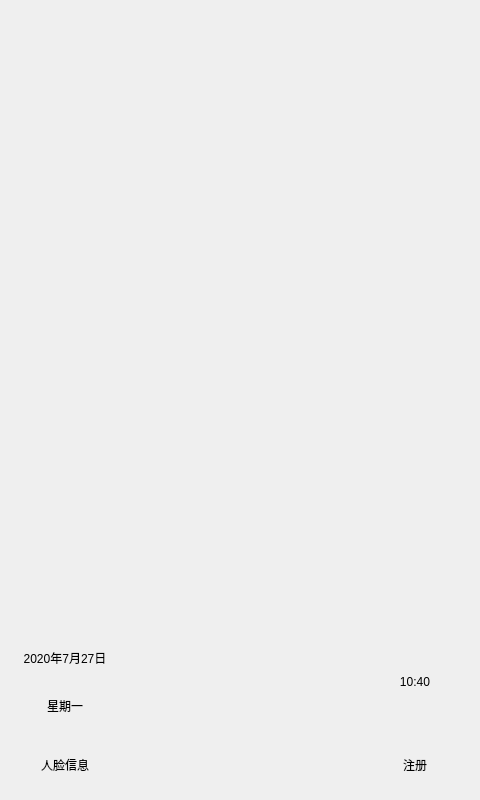
<?xml version="1.0" encoding="UTF-8"?>
<ui version="4.0">
 <class>Widget</class>
 <widget class="QWidget" name="Widget">
  <property name="geometry">
   <rect>
    <x>0</x>
    <y>0</y>
    <width>480</width>
    <height>800</height>
   </rect>
  </property>
  <property name="windowTitle">
   <string>Widget</string>
  </property>
  <property name="styleSheet">
   <string notr="true">QWidget{
	border: 0px;	
	outline: none;
}</string>
  </property>
  <layout class="QVBoxLayout" name="verticalLayout">
   <property name="spacing">
    <number>0</number>
   </property>
   <property name="leftMargin">
    <number>0</number>
   </property>
   <property name="topMargin">
    <number>0</number>
   </property>
   <property name="rightMargin">
    <number>0</number>
   </property>
   <property name="bottomMargin">
    <number>0</number>
   </property>
   <item>
    <widget class="QFrame" name="frameMain">
     <property name="frameShape">
      <enum>QFrame::StyledPanel</enum>
     </property>
     <property name="frameShadow">
      <enum>QFrame::Raised</enum>
     </property>
    </widget>
   </item>
   <item>
    <widget class="QFrame" name="frameBottom">
     <property name="maximumSize">
      <size>
       <width>16777215</width>
       <height>214</height>
      </size>
     </property>
     <property name="styleSheet">
      <string notr="true">#frameBottom{
	border-image: url(:/image/img_bottombar_bg.png);
}</string>
     </property>
     <property name="frameShape">
      <enum>QFrame::StyledPanel</enum>
     </property>
     <property name="frameShadow">
      <enum>QFrame::Raised</enum>
     </property>
     <layout class="QVBoxLayout" name="verticalLayout_2">
      <property name="spacing">
       <number>0</number>
      </property>
      <property name="leftMargin">
       <number>0</number>
      </property>
      <property name="topMargin">
       <number>0</number>
      </property>
      <property name="rightMargin">
       <number>0</number>
      </property>
      <property name="bottomMargin">
       <number>0</number>
      </property>
      <item>
       <layout class="QGridLayout" name="gridLayout" rowstretch="1,1,1,2" columnstretch="189,302,189">
        <property name="sizeConstraint">
         <enum>QLayout::SetFixedSize</enum>
        </property>
        <property name="leftMargin">
         <number>10</number>
        </property>
        <property name="rightMargin">
         <number>10</number>
        </property>
        <property name="spacing">
         <number>0</number>
        </property>
        <item row="2" column="0">
         <widget class="QLabel" name="mpWeekLab">
          <property name="text">
           <string>星期一</string>
          </property>
          <property name="alignment">
           <set>Qt::AlignCenter</set>
          </property>
         </widget>
        </item>
        <item row="1" column="0">
         <widget class="QLabel" name="mpDateLab">
          <property name="text">
           <string>2020年7月27日</string>
          </property>
          <property name="alignment">
           <set>Qt::AlignCenter</set>
          </property>
         </widget>
        </item>
        <item row="0" column="1" rowspan="4">
         <widget class="QPushButton" name="mpStandbyBtn">
          <property name="minimumSize">
           <size>
            <width>240</width>
            <height>240</height>
           </size>
          </property>
          <property name="font">
           <font>
            <pointsize>16</pointsize>
           </font>
          </property>
          <property name="styleSheet">
           <string notr="true">/*
QPushButton{
	color: rgb(204, 204, 204);
	border-image: url(:/image/icon_welcom_btn.png);
/*	outline: none;
}

QPushButton:hover, QPushButton:pressed{
	color: rgb(204, 204, 204);
	border-image: url(:/image/icon_welcom_btn.png);
/*	outline: none;
}
*/</string>
          </property>
          <property name="text">
           <string/>
          </property>
         </widget>
        </item>
        <item row="1" column="2" rowspan="2">
         <widget class="QLabel" name="mpTimeLab">
          <property name="text">
           <string>10:40</string>
          </property>
          <property name="alignment">
           <set>Qt::AlignCenter</set>
          </property>
         </widget>
        </item>
        <item row="3" column="2">
         <widget class="QPushButton" name="pb_register">
          <property name="sizePolicy">
           <sizepolicy hsizetype="Minimum" vsizetype="Preferred">
            <horstretch>0</horstretch>
            <verstretch>0</verstretch>
           </sizepolicy>
          </property>
          <property name="text">
           <string>注册</string>
          </property>
         </widget>
        </item>
        <item row="3" column="0">
         <widget class="QPushButton" name="pushButton">
          <property name="sizePolicy">
           <sizepolicy hsizetype="Preferred" vsizetype="Preferred">
            <horstretch>0</horstretch>
            <verstretch>0</verstretch>
           </sizepolicy>
          </property>
          <property name="text">
           <string>人脸信息</string>
          </property>
         </widget>
        </item>
       </layout>
      </item>
     </layout>
    </widget>
   </item>
  </layout>
 </widget>
 <layoutdefault spacing="6" margin="11"/>
 <resources/>
 <connections/>
</ui>
